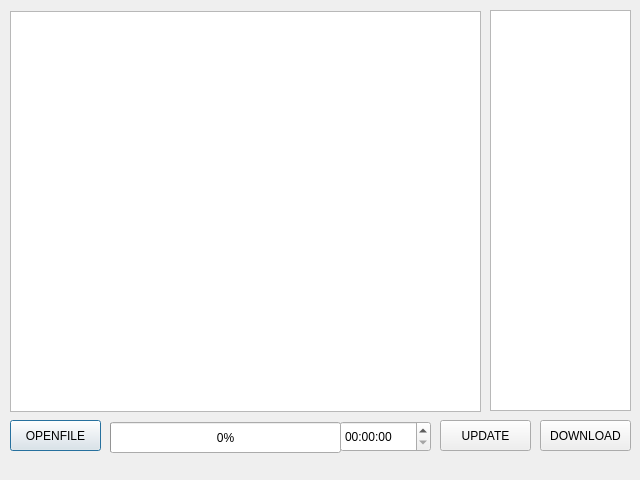
<?xml version="1.0" encoding="UTF-8"?>
<ui version="4.0">
 <class>formDialog</class>
 <widget class="QDialog" name="formDialog">
  <property name="geometry">
   <rect>
    <x>0</x>
    <y>0</y>
    <width>640</width>
    <height>480</height>
   </rect>
  </property>
  <property name="windowTitle">
   <string>Dialog</string>
  </property>
  <widget class="QTableView" name="tableView">
   <property name="geometry">
    <rect>
     <x>10</x>
     <y>11</y>
     <width>471</width>
     <height>401</height>
    </rect>
   </property>
  </widget>
  <widget class="QPushButton" name="openfile">
   <property name="geometry">
    <rect>
     <x>10</x>
     <y>420</y>
     <width>91</width>
     <height>31</height>
    </rect>
   </property>
   <property name="text">
    <string>OPENFILE</string>
   </property>
  </widget>
  <widget class="QPushButton" name="update">
   <property name="geometry">
    <rect>
     <x>440</x>
     <y>420</y>
     <width>91</width>
     <height>31</height>
    </rect>
   </property>
   <property name="text">
    <string>UPDATE</string>
   </property>
  </widget>
  <widget class="QPushButton" name="download">
   <property name="geometry">
    <rect>
     <x>540</x>
     <y>420</y>
     <width>91</width>
     <height>31</height>
    </rect>
   </property>
   <property name="text">
    <string>DOWNLOAD</string>
   </property>
  </widget>
  <widget class="QProgressBar" name="progressBar">
   <property name="geometry">
    <rect>
     <x>110</x>
     <y>422</y>
     <width>231</width>
     <height>31</height>
    </rect>
   </property>
   <property name="value">
    <number>0</number>
   </property>
  </widget>
  <widget class="QTableWidget" name="tableWidget">
   <property name="geometry">
    <rect>
     <x>490</x>
     <y>10</y>
     <width>141</width>
     <height>401</height>
    </rect>
   </property>
   <attribute name="horizontalHeaderMinimumSectionSize">
    <number>90</number>
   </attribute>
  </widget>
  <widget class="QLabel" name="info">
   <property name="geometry">
    <rect>
     <x>110</x>
     <y>460</y>
     <width>301</width>
     <height>16</height>
    </rect>
   </property>
   <property name="text">
    <string/>
   </property>
  </widget>
  <widget class="QTimeEdit" name="timeEdit">
   <property name="geometry">
    <rect>
     <x>340</x>
     <y>421</y>
     <width>91</width>
     <height>31</height>
    </rect>
   </property>
  </widget>
 </widget>
 <resources/>
 <connections/>
</ui>
